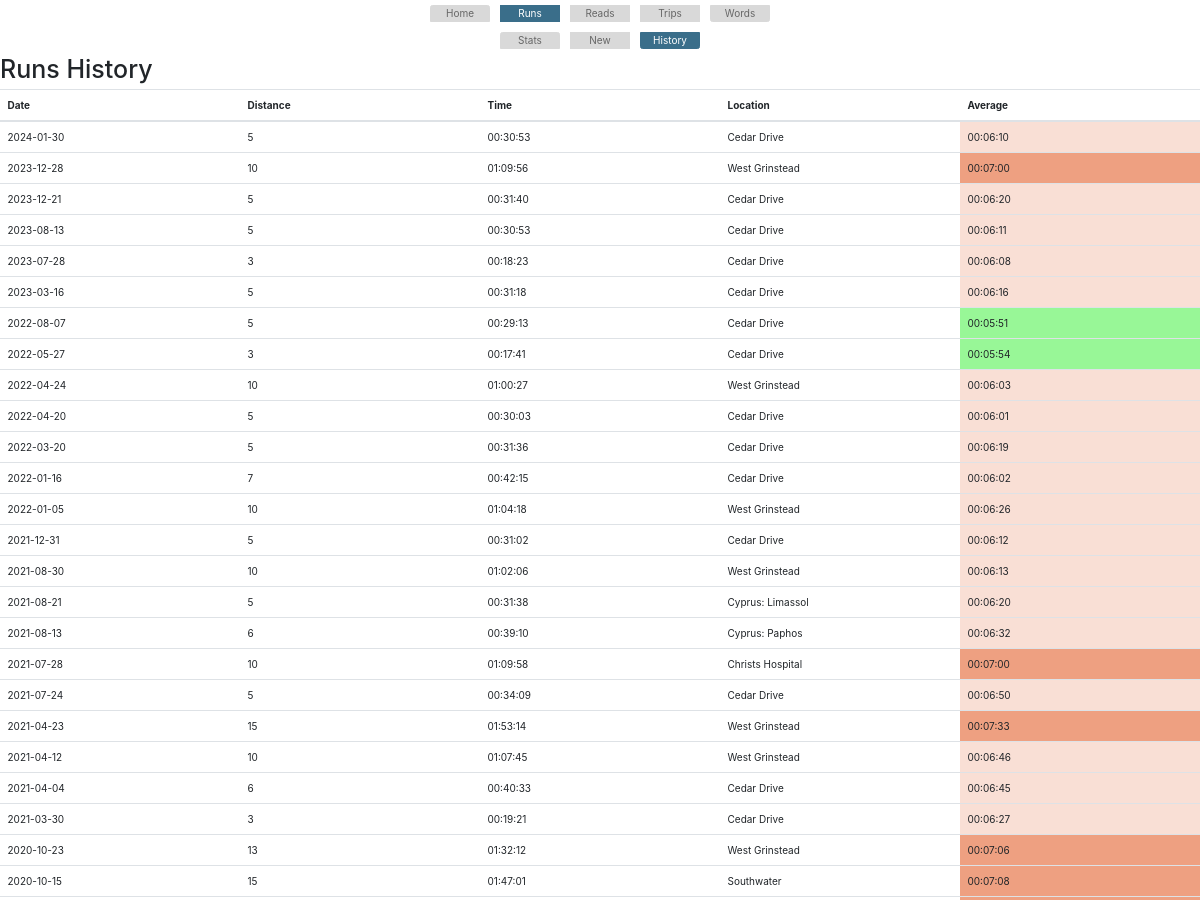
The app's page /runs/history (signed in, upper part), older data.
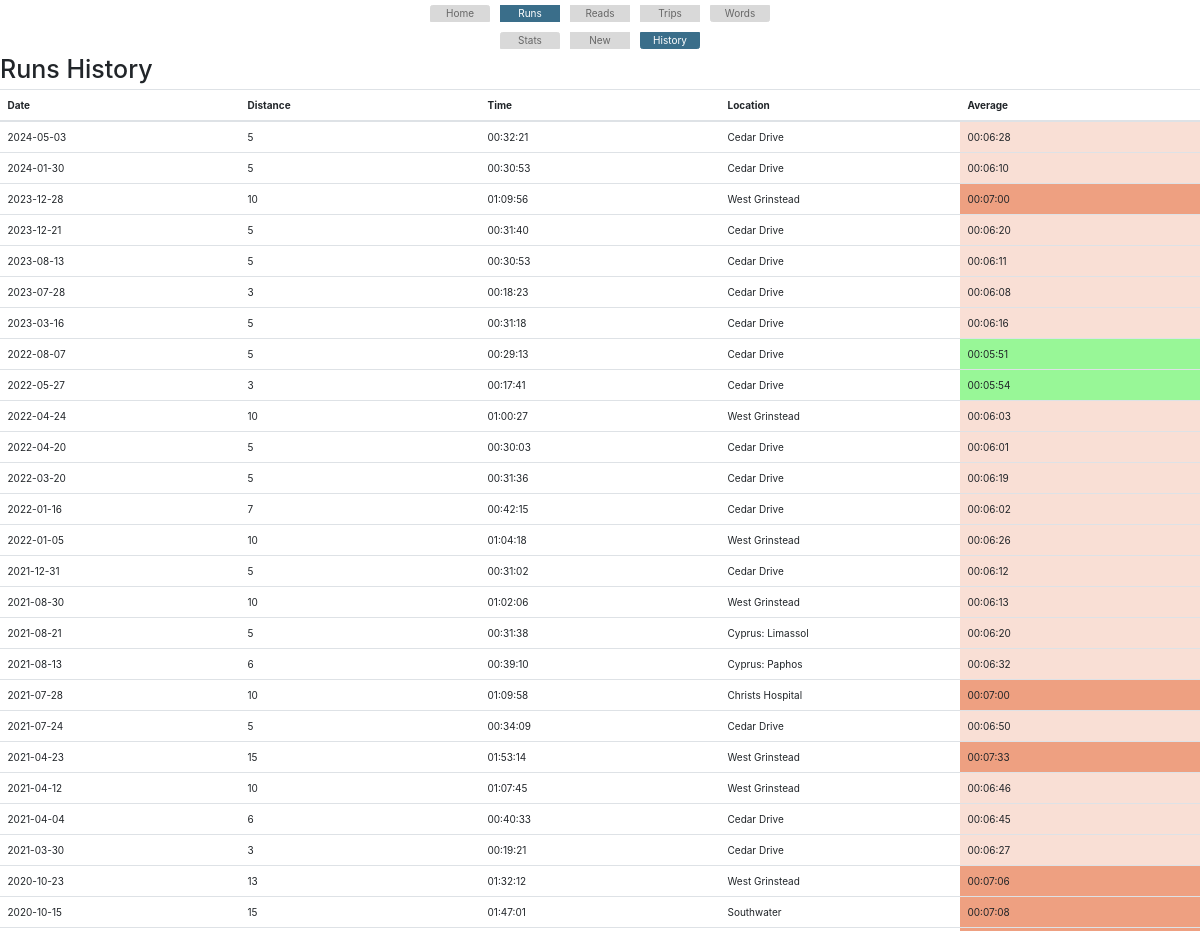
The same page, newer data.
### app.py (models this page shows)
class Runs(db.Model):
    id = db.Column(db.Integer, primary_key=True)
    date = db.Column(db.String(20))
    time = db.Column(db.String(20))
    distance = db.Column(db.Integer)
    location = db.Column(db.String(50))
    date_added = db.Column(db.String(20))
    average_time_per_km = db.Column(db.String(50))

### app.py (the view)
@app.route('/runs/history', methods=['GET', 'POST'])
@login_required
def runs_history():
    runs = Runs.query.order_by(Runs.date.desc()).all()
    for run in runs:
        pace = datetime.strptime(run.average_time_per_km, '%H:%M:%S').time()
        fast = datetime.strptime('00:06:00', '%H:%M:%S').time()
        med = datetime.strptime('00:07:00', '%H:%M:%S').time()
        slow = datetime.strptime('00:08:00', '%H:%M:%S').time()
        if pace < fast:
            run.pace = "fast"
        elif pace < med:
            run.pace = "med"
        elif pace < slow:
            run.pace = "slow"
    return render_template('runs_history.html',runs=runs)

### app.py (called while the page is built)
@login_manager.user_loader
def load_user(user_id):
    return User.query.get(int(user_id))

@app.before_request
def before_request():
    if not current_user.is_authenticated and request.endpoint not in ['login', 'static']:
        return redirect(url_for('login'))

### templates/runs_history.html (shortened to what this page needs)
{% extends 'base.html' %}
{% block content %}
{% include 'base_runs.html' %}
        <h1>Runs History</h1>
        <table class="table override_table">
            <thead>
                <tr>
                    <th>Date</th>
                    <th>Distance</th>
                    <th>Time</th>
                    <th>Location</th>
                    <th>Average</th>
                </tr>
            </thead>
            <tbody>
                {% for run in runs %}
                    <tr>
                        <td>{{ run.date }}</td>
                        <td>{{ run.distance }}</td>
                        <td>{{ run.time }}</td>
                        <td>{{ run.location }}</td>
                        <td class="{% if run.pace == 'fast' %}fast{% elif run.pace == 'med' %}medium{% elif run.pace == 'slow' %}slow{% endif %}">{{ run.average_time_per_km }}</td>
                    </tr>
                {% endfor %}
            </tbody>
        </table>
    {% endblock %}

### templates/base.html (shortened to what this page needs)
<!DOCTYPE html>
<html lang="en">
<head>
    <link rel="stylesheet" href="{{ url_for('static', filename='bootstrap.min.css') }}">
    <link rel="stylesheet" href="{{ url_for('static', filename='my_override_style.css') }}">
</head>
<body>
    <div class="d-flex justify-content-center base_buttons">
        <nav>
        <ul class="list-group d-flex flex-row">
            <li class="m-2 list-group-item {% if request.endpoint == 'index' %}active{% endif %}"><a href="{{ url_for('index') }}">Home</a></li>
            <li class="m-2 list-group-item {% if 'runs' in request.endpoint %}active{% endif %}"><a href="{{ url_for('runs_stats') }}">Runs</a></li>
            <li class="m-2 list-group-item {% if 'reads' in request.endpoint %}active{% endif %}"><a href="{{ url_for('reads_stats') }}">Reads</a></li>
            <li class="m-2 list-group-item {% if 'trips' in request.endpoint %}active{% endif %}"><a href="{{ url_for('trips_stats') }}">Trips</a></li>
            <li class="m-2 list-group-item {% if 'words' in request.endpoint %}active{% endif %}"><a href="{{ url_for('words_stats') }}">Words</a></li>
        </ul>
        </nav>
    </div>
    <div>
        {% block content %}
        {% endblock %}
    </div>
    <br/>
    <br/>
    <br/>
    <br/>
    <br/>
    <br/>
</body>
</html>

### templates/base_runs.html
<div class="d-flex justify-content-center base_buttons">
    <ul class="list-group d-flex flex-row">
        <li class="list-group-item m-2 {% if 'stats' in request.endpoint %}active{% endif %}"><a href="{{ url_for('runs_stats') }}">Stats</a></li>
        <li class="list-group-item m-2 {% if 'new' in request.endpoint %}active{% endif %}"><a href="{{ url_for('runs_new') }}">New</a></li>
        <li class="list-group-item m-2 {% if 'history' in request.endpoint %}active{% endif %}"><a href="{{ url_for('runs_history') }}">History</a></li>
    </ul>
</div>

### static/my_override_style.css (style rules this page uses)
* { font-size: 6pt; }
body { display: none; }
@media screen and (min-width: 1000px) { * { font-size: 10px; } }
@media screen and (min-width: 1000px) { .list-group-item { padding: 0; } }
.override_table { table-layout: fixed; }
.trips_stats_table th, td { width: 16.7%; }
ul { list-style: none; }
li { width: 60px; text-align: center; }
.list-group-item.active { background-color: #3A6E8A; color: white; border-color: #3A6E8A; }
.list-group-item.active a { background-color: #3A6E8A; color: white; border-color: #3A6E8A; }
.list-group-item { background-color: #D9D9D9; color: #666666; border-color: #D9D9D9; }
.list-group-item a { background-color: #D9D9D9; color: #666666; border-color: #D9D9D9; }
.fast { background-color: #98f797; }
.medium { background-color: #f9dfd5; }
.slow { background-color: #eea081; }
td { vertical-align: middle; }
table { background-color:rgba(0, 0, 0, 0); }
th { background-color:rgba(0, 0, 0, 0); }

Row changes from the older to the newer data that the page shows:
added Runs: date "2024-05-03", distance "5", time "00:32:21", location "Cedar Drive", average_time_per_km "00:06:28"
